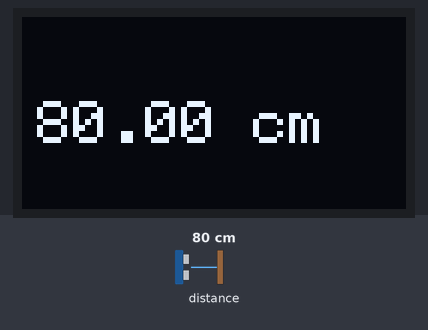
Simulated run of this program. Board: ESP32. Parts: 128×64 one-colour display. The test bench sets the inputs (shaded band); at power-on: distance to the obstacle 80 cm.

Above: at 1.4 s.
1.5 s: distance to the obstacle set to 250 cm
At 2.8 s:
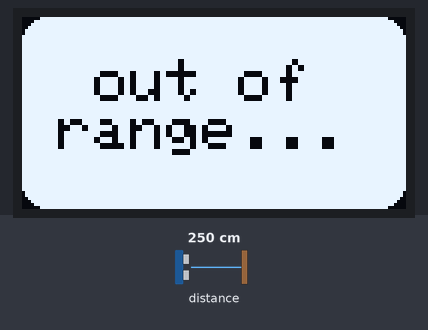
3.2 s: distance to the obstacle set to 2 cm
At 3.7 s:
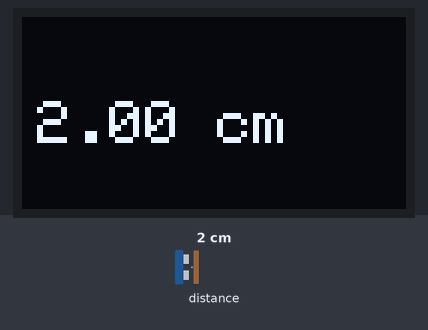
4.8 s: distance to the obstacle set to 299 cm
At 5.4 s:
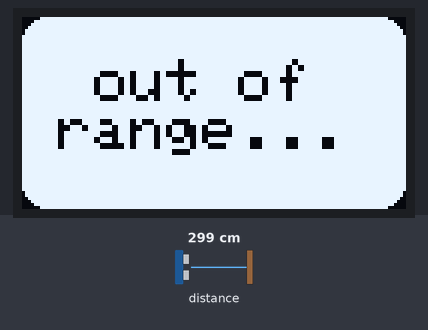
Timing chart, 0 to 7.8 s (numbered marks = the images above; inputs shaded):
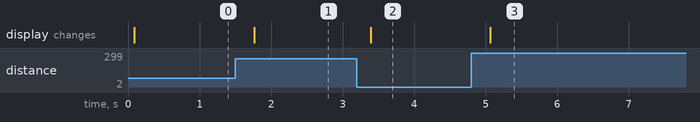

The program:

main.cpp
```cpp
#include <stdexcept>
#include <Adafruit_SSD1306.h>
#include "Adafruit_VL53L0X.h"

// OLED display constants.
#define SCREEN_WIDTH  128
#define SCREEN_HEIGHT 64
#define MOSI 23
#define SCK  18
#define RES  13
#define DC   12
#define CS   5

// VL53L0X sensor constants.
#define FAIL_RANGE_STATUS  4
#define OUT_OF_RANGE_POINT 236

// Global variables for the OLED display and VL53L0X sensor.
auto distanceSensor = Adafruit_VL53L0X();
auto oledDisplay = Adafruit_SSD1306(SCREEN_WIDTH, SCREEN_HEIGHT, MOSI, SCK, DC, RES, CS);

// Setup VL53L0X sensor for long range mode measurement.
inline void DistanceSensorSetup()
{
    if (!distanceSensor.begin())
    {
        Serial.println("Failed to boot VL53L0X");
        while (true);
    }
    if (!distanceSensor.configSensor(Adafruit_VL53L0X::VL53L0X_SENSE_LONG_RANGE))
    {
        Serial.println("Failed to configure VL53L0X");
        while (true);
    }
}

// Setup SPI OLED display.
inline void DisplaySetup()
{
    if (!oledDisplay.begin(SSD1306_SWITCHCAPVCC))
    {
        Serial.println("SSD1306 allocation failed");
        while (true);
    }
}

// Gets the distance in centimeters from the VL53L0X sensor.
// Throws std::out_of_range if the measurement fails (is out of range).
double MeasureDistanceCm()
{
    VL53L0X_RangingMeasurementData_t measure;
    distanceSensor.rangingTest(&measure);
    double distance;

    // Check if the measurement is valid (not FAIL_RANGE_STATUS and distance in cm is not too large).
    if (measure.RangeStatus == FAIL_RANGE_STATUS || (distance = measure.RangeMilliMeter / 10.0) > OUT_OF_RANGE_POINT)
    {
        throw std::out_of_range("  out of\n range...");
    }
    return distance;
}

// Send the measured distance to OLED display.
inline void DisplayDistance(const double distance, const char* unit)
{
    // Clear and set the display text size, cursor and color.
    oledDisplay.clearDisplay();
    oledDisplay.setTextSize(2);
    oledDisplay.setCursor(5, 28);
    oledDisplay.setTextColor(SSD1306_WHITE);

    // Display the distance.
    oledDisplay.print(distance);
    oledDisplay.print(' ');
    oledDisplay.println(unit);
    oledDisplay.display();
}

// Send error message to OLED display.
inline void DisplayError(const char* errorMessage)
{
    // Clear and set the display text size, cursor and color.
    oledDisplay.clearDisplay();
    oledDisplay.setTextSize(2);
    oledDisplay.setCursor(0, 14);
    oledDisplay.setTextColor(SSD1306_BLACK, SSD1306_WHITE);

    // Display the error message in a rounded box.
    oledDisplay.fillRoundRect(0, 0, SCREEN_WIDTH, SCREEN_HEIGHT, 8, SSD1306_WHITE);
    oledDisplay.println(errorMessage);
    oledDisplay.display();
}

// Arduino setup function.
void setup()
{
    Serial.begin(115200);
    while (!Serial) delay(1);

    DistanceSensorSetup();
    DisplaySetup();
}

// Arduino loop function.
void loop()
{
    static auto inOutOfRangeMode = false;
    try
    {
        auto distance = MeasureDistanceCm();
        DisplayDistance(distance, "cm");
        inOutOfRangeMode = false;
    }
    catch (std::out_of_range& exception)
    {
        if (!inOutOfRangeMode)
        {
            DisplayError(exception.what());
            inOutOfRangeMode = true;
        }
    }
    delay(500);
}
```

Measured:
- after the input at 1.5 s, the display: changes after 0.26 s (image 1)
- after the input at 3.2 s, the display: changes after 0.19 s (image 2)
- after the input at 4.8 s, the display: changes after 0.27 s (image 3)
